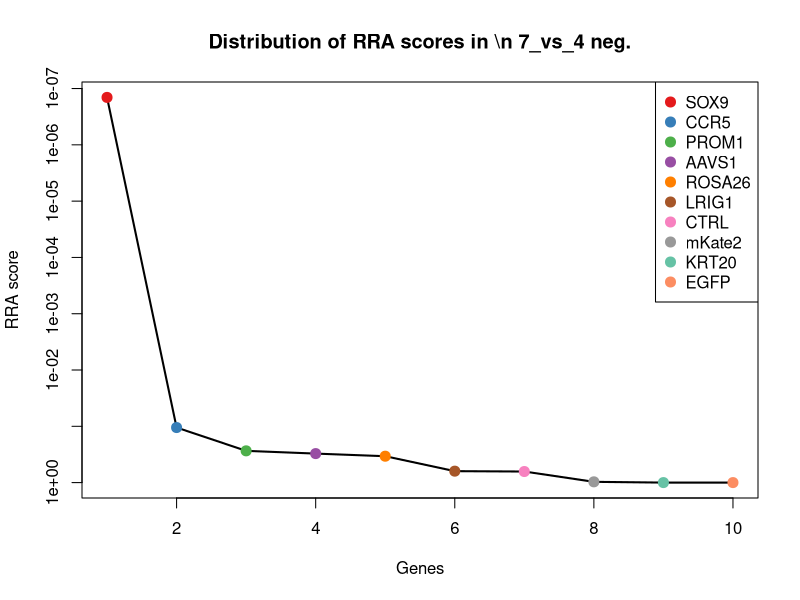
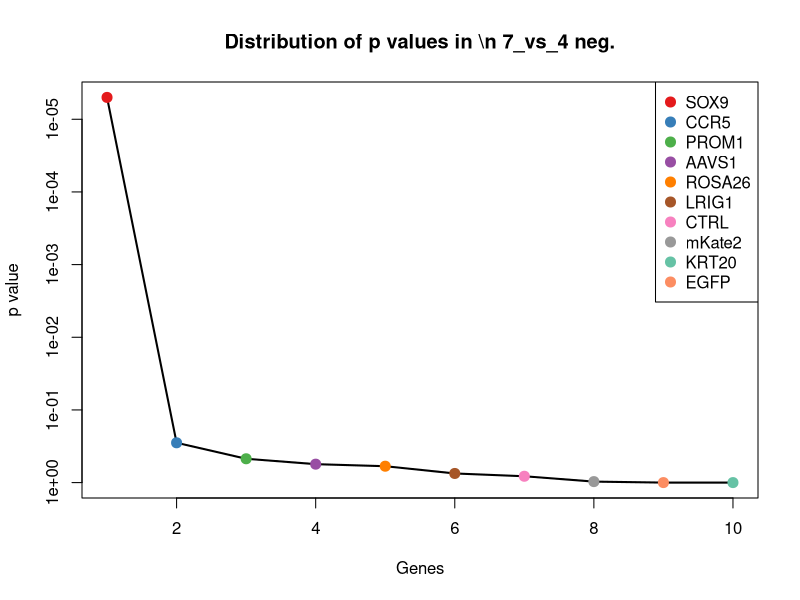
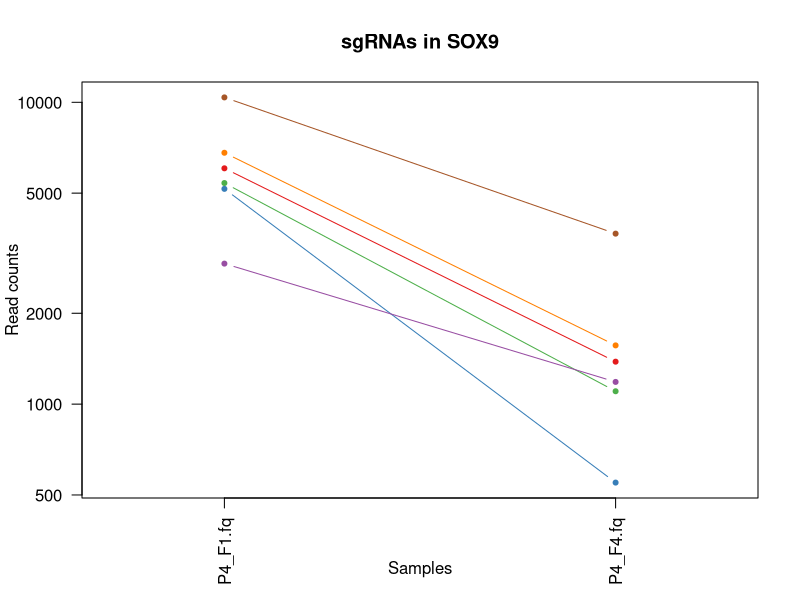
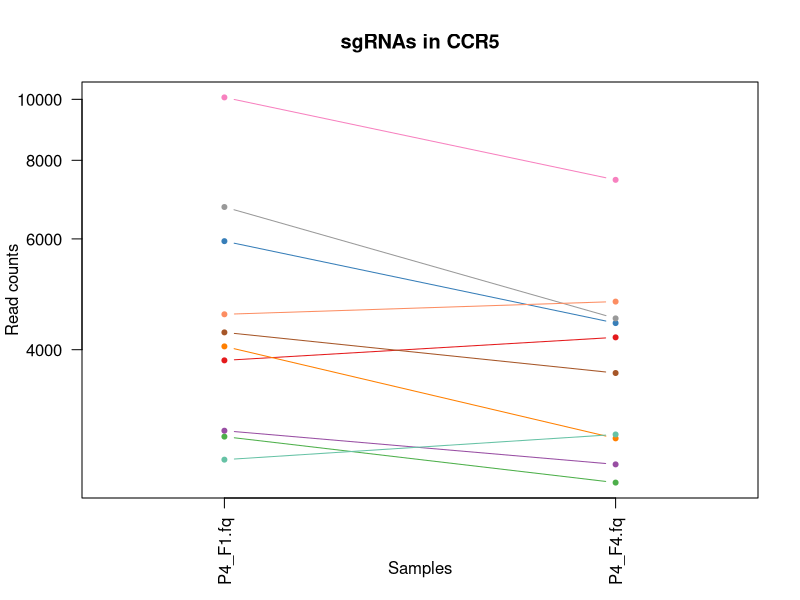
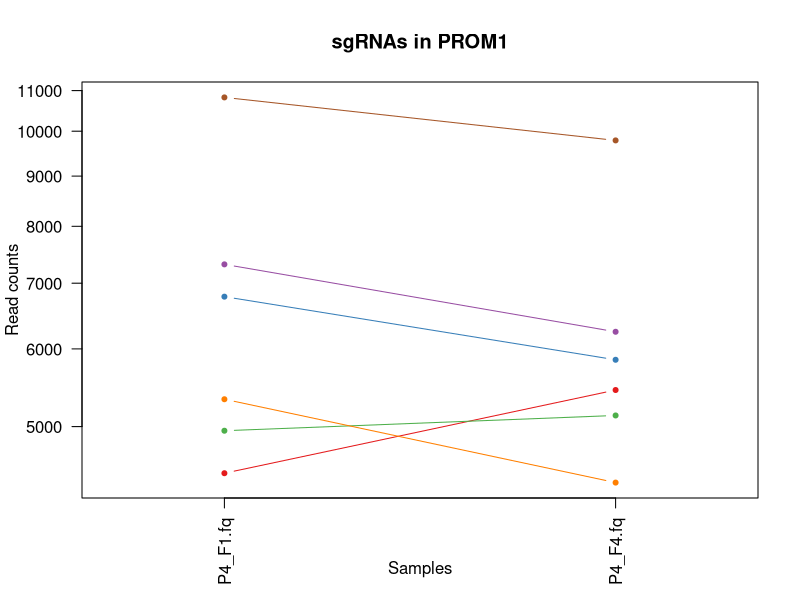
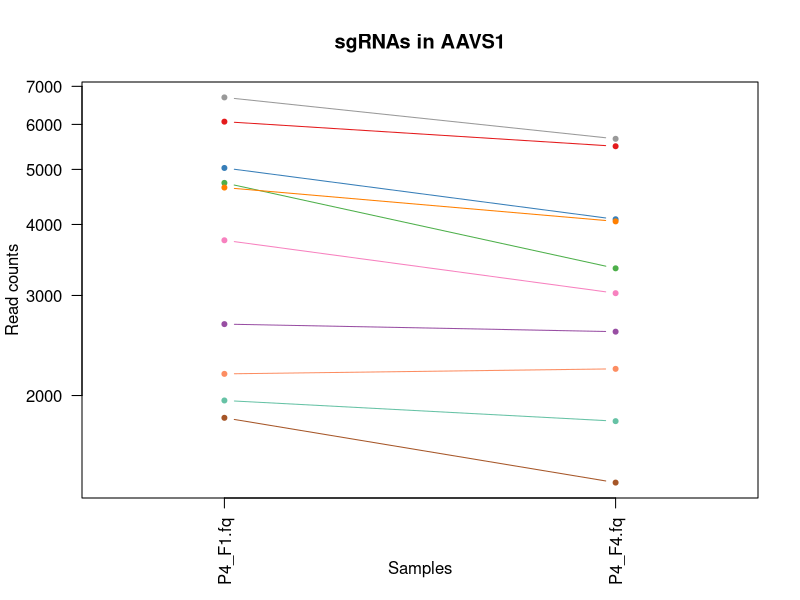
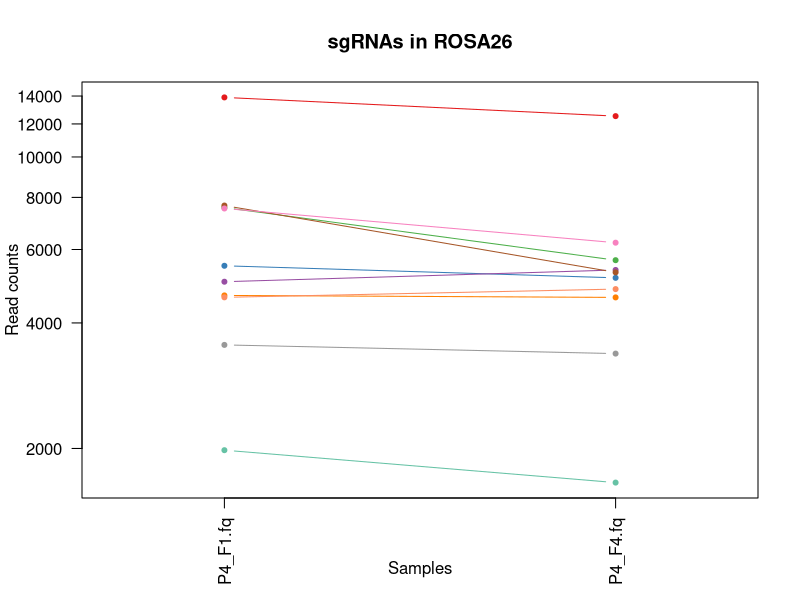
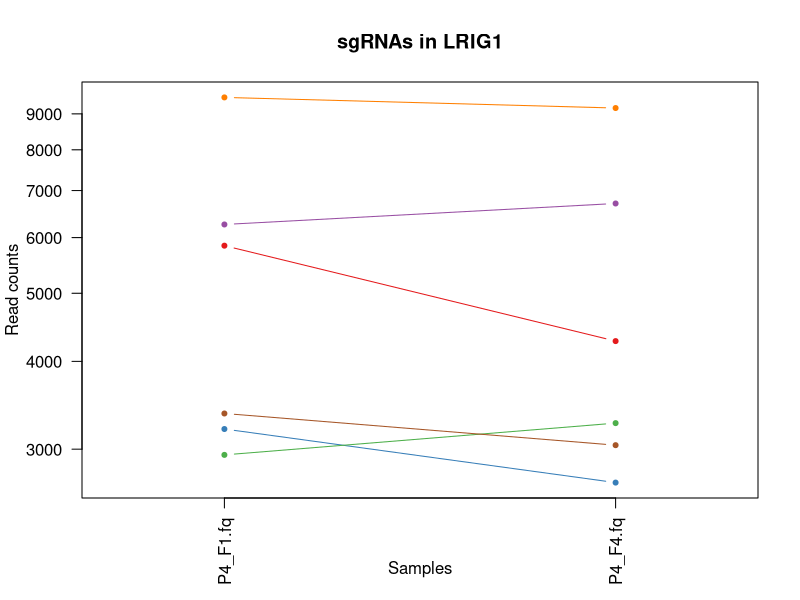

These charts were generated, in order, by the following R code: (Note: this script raises an error after producing the figures.)
pdf(file='P4_47_day7.pdf',width=4.5,height=4.5);
gstable=read.table('P4_47_day7.gene_summary.txt',header=T)
# 
#
# parameters
# Do not modify the variables beginning with "__"

# gstablename='__GENE_SUMMARY_FILE__'
startindex=3
# outputfile='__OUTPUT_FILE__'
targetgenelist=c("SOX9","CCR5","PROM1","AAVS1","ROSA26","LRIG1","CTRL","mKate2","KRT20","EGFP")
# samplelabel=sub('.\\w+.\\w+$','',colnames(gstable)[startindex]);
samplelabel='7_vs_4 neg.'


# You need to write some codes in front of this code:
# gstable=read.table(gstablename,header=T)
# pdf(file=outputfile,width=6,height=6)


# set up color using RColorBrewer
#library(RColorBrewer)
#colors <- brewer.pal(length(targetgenelist), "Set1")

colors=c( "#E41A1C", "#377EB8", "#4DAF4A", "#984EA3", "#FF7F00",  "#A65628", "#F781BF",
          "#999999", "#66C2A5", "#FC8D62", "#8DA0CB", "#E78AC3", "#A6D854", "#FFD92F", "#E5C494", "#B3B3B3", 
          "#8DD3C7", "#FFFFB3", "#BEBADA", "#FB8072", "#80B1D3", "#FDB462", "#B3DE69", "#FCCDE5",
          "#D9D9D9", "#BC80BD", "#CCEBC5", "#FFED6F")

######
# function definition

plotrankedvalues<-function(val, tglist, ...){
  
  plot(val,log='y',ylim=c(max(val),min(val)),type='l',lwd=2, ...)
  if(length(tglist)>0){
    for(i in 1:length(tglist)){
      targetgene=tglist[i];
      tx=which(names(val)==targetgene);ty=val[targetgene];
      points(tx,ty,col=colors[(i %% length(colors)) ],cex=2,pch=20)
      # text(tx+50,ty,targetgene,col=colors[i])
    }
    legend('topright',tglist,pch=20,pt.cex = 2,cex=1,col=colors)
  }
}



plotrandvalues<-function(val,targetgenelist, ...){
  # choose the one with the best distance distribution
  
  mindiffvalue=0;
  randval=val;
  for(i in 1:20){
    randval0=sample(val)
    vindex=sort(which(names(randval0) %in% targetgenelist))
    if(max(vindex)>0.9*length(val)){
      # print('pass...')
      next;
    }
    mindiffind=min(diff(vindex));
    if (mindiffind > mindiffvalue){
      mindiffvalue=mindiffind;
      randval=randval0;
      # print(paste('Diff: ',mindiffvalue))
    }
  }
  plot(randval,log='y',ylim=c(max(randval),min(randval)),pch=20,col='grey', ...)
  
  if(length(targetgenelist)>0){
    for(i in 1:length(targetgenelist)){
      targetgene=targetgenelist[i];
      tx=which(names(randval)==targetgene);ty=randval[targetgene];
      points(tx,ty,col=colors[(i %% length(colors)) ],cex=2,pch=20)
      text(tx+50,ty,targetgene,col=colors[i])
    }
  }
  
}




# set.seed(1235)



pvec=gstable[,startindex]
names(pvec)=gstable[,'id']
pvec=sort(pvec);

plotrankedvalues(pvec,targetgenelist,xlab='Genes',ylab='RRA score',main=paste('Distribution of RRA scores in \\n',samplelabel))

# plotrandvalues(pvec,targetgenelist,xlab='Genes',ylab='RRA score',main=paste('Distribution of RRA scores in \\n',samplelabel))


pvec=gstable[,startindex+1]
names(pvec)=gstable[,'id']
pvec=sort(pvec);

plotrankedvalues(pvec,targetgenelist,xlab='Genes',ylab='p value',main=paste('Distribution of p values in \\n',samplelabel))

# plotrandvalues(pvec,targetgenelist,xlab='Genes',ylab='p value',main=paste('Distribution of p values in \\n',samplelabel))



# you need to write after this code:
# dev.off()






# parameters
# Do not modify the variables beginning with "__"
targetmat=list(c(6041.917047520258,1381.3101052782354),c(5165.199057194795,548.5346988469527),c(5399.753299304707,1102.0560767743323),c(2919.771251630396,1183.505168421304),c(6802.7881255841185,1564.1550048938864),c(10378.31010896692,3670.1958031941563))
targetgene="SOX9"
collabel=c("P4_F1.fq","P4_F4.fq")

# set up color using RColorBrewer
#library(RColorBrewer)
#colors <- brewer.pal(length(targetgenelist), "Set1")

colors=c( "#E41A1C", "#377EB8", "#4DAF4A", "#984EA3", "#FF7F00",  "#A65628", "#F781BF",
          "#999999", "#66C2A5", "#FC8D62", "#8DA0CB", "#E78AC3", "#A6D854", "#FFD92F", "#E5C494", "#B3B3B3", 
          "#8DD3C7", "#FFFFB3", "#BEBADA", "#FB8072", "#80B1D3", "#FDB462", "#B3DE69", "#FCCDE5",
          "#D9D9D9", "#BC80BD", "#CCEBC5", "#FFED6F")


## code

targetmatvec=unlist(targetmat)+1
yrange=range(targetmatvec[targetmatvec>0]);
# yrange[1]=1; # set the minimum value to 1
for(i in 1:length(targetmat)){
  vali=targetmat[[i]]+1;
  if(i==1){
    plot(1:length(vali),vali,type='b',las=1,pch=20,main=paste('sgRNAs in',targetgene),ylab='Read counts',xlab='Samples',xlim=c(0.7,length(vali)+0.3),ylim = yrange,col=colors[(i %% length(colors))],xaxt='n',log='y')
    axis(1,at=1:length(vali),labels=(collabel),las=2)
    # lines(0:100,rep(1,101),col='black');
  }else{
    lines(1:length(vali),vali,type='b',pch=20,col=colors[(i %% length(colors))])
  }
}




# parameters
# Do not modify the variables beginning with "__"
targetmat=list(c(3845.8314453265416,4183.823748478121),c(5949.668580348982,4408.224307097329),c(2909.0446856802473,2458.4327866504336),c(2972.6889769844615,2627.979875384946),c(4047.4908851893315,2890.6116402874263),c(4260.591995398947,3671.8580295542984),c(10069.385009602645,7446.774093437418),c(6742.0042518666105,4484.686719663874),c(2673.775339173659,2932.1672992909835),c(4552.354589242983,4768.9274272482035))
targetgene="CCR5"
collabel=c("P4_F1.fq","P4_F4.fq")

# set up color using RColorBrewer
#library(RColorBrewer)
#colors <- brewer.pal(length(targetgenelist), "Set1")

colors=c( "#E41A1C", "#377EB8", "#4DAF4A", "#984EA3", "#FF7F00",  "#A65628", "#F781BF",
          "#999999", "#66C2A5", "#FC8D62", "#8DA0CB", "#E78AC3", "#A6D854", "#FFD92F", "#E5C494", "#B3B3B3", 
          "#8DD3C7", "#FFFFB3", "#BEBADA", "#FB8072", "#80B1D3", "#FDB462", "#B3DE69", "#FCCDE5",
          "#D9D9D9", "#BC80BD", "#CCEBC5", "#FFED6F")


## code

targetmatvec=unlist(targetmat)+1
yrange=range(targetmatvec[targetmatvec>0]);
# yrange[1]=1; # set the minimum value to 1
for(i in 1:length(targetmat)){
  vali=targetmat[[i]]+1;
  if(i==1){
    plot(1:length(vali),vali,type='b',las=1,pch=20,main=paste('sgRNAs in',targetgene),ylab='Read counts',xlab='Samples',xlim=c(0.7,length(vali)+0.3),ylim = yrange,col=colors[(i %% length(colors))],xaxt='n',log='y')
    axis(1,at=1:length(vali),labels=(collabel),las=2)
    # lines(0:100,rep(1,101),col='black');
  }else{
    lines(1:length(vali),vali,type='b',pch=20,col=colors[(i %% length(colors))])
  }
}




# parameters
# Do not modify the variables beginning with "__"
targetmat=list(c(4480.844149575327,5447.115782186254),c(6781.334993683821,5847.712334980544),c(4950.667738191827,5131.292773759221),c(7315.517978001212,6244.984435054549),c(5330.388172827081,4383.290911695195),c(10824.535252493093,9785.526582157607))
targetgene="PROM1"
collabel=c("P4_F1.fq","P4_F4.fq")

# set up color using RColorBrewer
#library(RColorBrewer)
#colors <- brewer.pal(length(targetgenelist), "Set1")

colors=c( "#E41A1C", "#377EB8", "#4DAF4A", "#984EA3", "#FF7F00",  "#A65628", "#F781BF",
          "#999999", "#66C2A5", "#FC8D62", "#8DA0CB", "#E78AC3", "#A6D854", "#FFD92F", "#E5C494", "#B3B3B3", 
          "#8DD3C7", "#FFFFB3", "#BEBADA", "#FB8072", "#80B1D3", "#FDB462", "#B3DE69", "#FCCDE5",
          "#D9D9D9", "#BC80BD", "#CCEBC5", "#FFED6F")


## code

targetmatvec=unlist(targetmat)+1
yrange=range(targetmatvec[targetmatvec>0]);
# yrange[1]=1; # set the minimum value to 1
for(i in 1:length(targetmat)){
  vali=targetmat[[i]]+1;
  if(i==1){
    plot(1:length(vali),vali,type='b',las=1,pch=20,main=paste('sgRNAs in',targetgene),ylab='Read counts',xlab='Samples',xlim=c(0.7,length(vali)+0.3),ylim = yrange,col=colors[(i %% length(colors))],xaxt='n',log='y')
    axis(1,at=1:length(vali),labels=(collabel),las=2)
    # lines(0:100,rep(1,101),col='black');
  }else{
    lines(1:length(vali),vali,type='b',pch=20,col=colors[(i %% length(colors))])
  }
}




# parameters
# Do not modify the variables beginning with "__"
targetmat=list(c(6065.515492610585,5490.333667549954),c(5027.899013032896,4084.090166869584),c(4732.560897205476,3347.7238893265535),c(2670.1998171902765,2589.7486691016734),c(4643.887952017582,4049.1834133065963),c(1826.376629111935,1404.5812743202273),c(3750.722560568559,3026.9142018190933),c(6691.946944099252,5658.218529924324),c(1959.3860468937753,1801.8533743942326),c(2182.498618656862,2227.3833225906565))
targetgene="AAVS1"
collabel=c("P4_F1.fq","P4_F4.fq")

# set up color using RColorBrewer
#library(RColorBrewer)
#colors <- brewer.pal(length(targetgenelist), "Set1")

colors=c( "#E41A1C", "#377EB8", "#4DAF4A", "#984EA3", "#FF7F00",  "#A65628", "#F781BF",
          "#999999", "#66C2A5", "#FC8D62", "#8DA0CB", "#E78AC3", "#A6D854", "#FFD92F", "#E5C494", "#B3B3B3", 
          "#8DD3C7", "#FFFFB3", "#BEBADA", "#FB8072", "#80B1D3", "#FDB462", "#B3DE69", "#FCCDE5",
          "#D9D9D9", "#BC80BD", "#CCEBC5", "#FFED6F")


## code

targetmatvec=unlist(targetmat)+1
yrange=range(targetmatvec[targetmatvec>0]);
# yrange[1]=1; # set the minimum value to 1
for(i in 1:length(targetmat)){
  vali=targetmat[[i]]+1;
  if(i==1){
    plot(1:length(vali),vali,type='b',las=1,pch=20,main=paste('sgRNAs in',targetgene),ylab='Read counts',xlab='Samples',xlim=c(0.7,length(vali)+0.3),ylim = yrange,col=colors[(i %% length(colors))],xaxt='n',log='y')
    axis(1,at=1:length(vali),labels=(collabel),las=2)
    # lines(0:100,rep(1,101),col='black');
  }else{
    lines(1:length(vali),vali,type='b',pch=20,col=colors[(i %% length(colors))])
  }
}




# parameters
# Do not modify the variables beginning with "__"
targetmat=list(c(13892.333114235538,12528.200076392372),c(5482.705409319188,5129.630547399079),c(7560.083681664596,5654.89407720404),c(5020.74796906613,5357.355558738571),c(4654.614517967731,4604.367017594118),c(7645.896209265783,5287.542051612595),c(7522.898253037415,6228.362171453126),c(3541.912076739003,3375.9817374489726),c(1980.1240743973956,1655.5774547017118),c(4605.987418993725,4820.4564444126145))
targetgene="ROSA26"
collabel=c("P4_F1.fq","P4_F4.fq")

# set up color using RColorBrewer
#library(RColorBrewer)
#colors <- brewer.pal(length(targetgenelist), "Set1")

colors=c( "#E41A1C", "#377EB8", "#4DAF4A", "#984EA3", "#FF7F00",  "#A65628", "#F781BF",
          "#999999", "#66C2A5", "#FC8D62", "#8DA0CB", "#E78AC3", "#A6D854", "#FFD92F", "#E5C494", "#B3B3B3", 
          "#8DD3C7", "#FFFFB3", "#BEBADA", "#FB8072", "#80B1D3", "#FDB462", "#B3DE69", "#FCCDE5",
          "#D9D9D9", "#BC80BD", "#CCEBC5", "#FFED6F")


## code

targetmatvec=unlist(targetmat)+1
yrange=range(targetmatvec[targetmatvec>0]);
# yrange[1]=1; # set the minimum value to 1
for(i in 1:length(targetmat)){
  vali=targetmat[[i]]+1;
  if(i==1){
    plot(1:length(vali),vali,type='b',las=1,pch=20,main=paste('sgRNAs in',targetgene),ylab='Read counts',xlab='Samples',xlim=c(0.7,length(vali)+0.3),ylim = yrange,col=colors[(i %% length(colors))],xaxt='n',log='y')
    axis(1,at=1:length(vali),labels=(collabel),las=2)
    # lines(0:100,rep(1,101),col='black');
  }else{
    lines(1:length(vali),vali,type='b',pch=20,col=colors[(i %% length(colors))])
  }
}




# parameters
# Do not modify the variables beginning with "__"
targetmat=list(c(5842.402920847498,4273.583971925804),c(3203.6676971109905,2687.8200243500683),c(2943.3696967207225,3266.2747976795818),c(6262.884306093316,6708.7455895342455),c(9497.301492261398,9172.165055265106),c(3371.0021259333053,3038.549786340089))
targetgene="LRIG1"
collabel=c("P4_F1.fq","P4_F4.fq")

# set up color using RColorBrewer
#library(RColorBrewer)
#colors <- brewer.pal(length(targetgenelist), "Set1")

colors=c( "#E41A1C", "#377EB8", "#4DAF4A", "#984EA3", "#FF7F00",  "#A65628", "#F781BF",
          "#999999", "#66C2A5", "#FC8D62", "#8DA0CB", "#E78AC3", "#A6D854", "#FFD92F", "#E5C494", "#B3B3B3", 
          "#8DD3C7", "#FFFFB3", "#BEBADA", "#FB8072", "#80B1D3", "#FDB462", "#B3DE69", "#FCCDE5",
          "#D9D9D9", "#BC80BD", "#CCEBC5", "#FFED6F")


## code

targetmatvec=unlist(targetmat)+1
yrange=range(targetmatvec[targetmatvec>0]);
# yrange[1]=1; # set the minimum value to 1
for(i in 1:length(targetmat)){
  vali=targetmat[[i]]+1;
  if(i==1){
    plot(1:length(vali),vali,type='b',las=1,pch=20,main=paste('sgRNAs in',targetgene),ylab='Read counts',xlab='Samples',xlim=c(0.7,length(vali)+0.3),ylim = yrange,col=colors[(i %% length(colors))],xaxt='n',log='y')
    axis(1,at=1:length(vali),labels=(collabel),las=2)
    # lines(0:100,rep(1,101),col='black');
  }else{
    lines(1:length(vali),vali,type='b',pch=20,col=colors[(i %% length(colors))])
  }
}




# parameters
# Do not modify the variables beginning with "__"
targetmat=list(c(4048.205989586008,3512.2842989806395),c(3760.018917725354,4082.4279405094417),c(13770.050262403845,11078.738690348302),c(2151.0340252030933,2004.6449903315906),c(3993.8580554385894,4177.174843037552),c(8632.02517228276,7155.884480412519),c(5163.053744004766,4476.375587863163),c(4737.566627982213,4138.943636754279),c(4000.2939950086784,3803.1739120055386),c(6640.459427538539,6956.417317195445))
targetgene="CTRL"
collabel=c("P4_F1.fq","P4_F4.fq")

# set up color using RColorBrewer
#library(RColorBrewer)
#colors <- brewer.pal(length(targetgenelist), "Set1")

colors=c( "#E41A1C", "#377EB8", "#4DAF4A", "#984EA3", "#FF7F00",  "#A65628", "#F781BF",
          "#999999", "#66C2A5", "#FC8D62", "#8DA0CB", "#E78AC3", "#A6D854", "#FFD92F", "#E5C494", "#B3B3B3", 
          "#8DD3C7", "#FFFFB3", "#BEBADA", "#FB8072", "#80B1D3", "#FDB462", "#B3DE69", "#FCCDE5",
          "#D9D9D9", "#BC80BD", "#CCEBC5", "#FFED6F")


## code

targetmatvec=unlist(targetmat)+1
yrange=range(targetmatvec[targetmatvec>0]);
# yrange[1]=1; # set the minimum value to 1
for(i in 1:length(targetmat)){
  vali=targetmat[[i]]+1;
  if(i==1){
    plot(1:length(vali),vali,type='b',las=1,pch=20,main=paste('sgRNAs in',targetgene),ylab='Read counts',xlab='Samples',xlim=c(0.7,length(vali)+0.3),ylim = yrange,col=colors[(i %% length(colors))],xaxt='n',log='y')
    axis(1,at=1:length(vali),labels=(collabel),las=2)
    # lines(0:100,rep(1,101),col='black');
  }else{
    lines(1:length(vali),vali,type='b',pch=20,col=colors[(i %% length(colors))])
  }
}




# parameters
# Do not modify the variables beginning with "__"
targetmat=list(c(2829.6680976491493,2639.615459905942),c(3667.770450554078,3711.751462197713),c(3890.883022317165,3863.014060970661),c(3550.493329499122,3090.0788035045002),c(3264.451570828498,2900.58499844828),c(6321.522866620793,6042.192819117191))
targetgene="mKate2"
collabel=c("P4_F1.fq","P4_F4.fq")

# set up color using RColorBrewer
#library(RColorBrewer)
#colors <- brewer.pal(length(targetgenelist), "Set1")

colors=c( "#E41A1C", "#377EB8", "#4DAF4A", "#984EA3", "#FF7F00",  "#A65628", "#F781BF",
          "#999999", "#66C2A5", "#FC8D62", "#8DA0CB", "#E78AC3", "#A6D854", "#FFD92F", "#E5C494", "#B3B3B3", 
          "#8DD3C7", "#FFFFB3", "#BEBADA", "#FB8072", "#80B1D3", "#FDB462", "#B3DE69", "#FCCDE5",
          "#D9D9D9", "#BC80BD", "#CCEBC5", "#FFED6F")


## code

targetmatvec=unlist(targetmat)+1
yrange=range(targetmatvec[targetmatvec>0]);
# yrange[1]=1; # set the minimum value to 1
for(i in 1:length(targetmat)){
  vali=targetmat[[i]]+1;
  if(i==1){
    plot(1:length(vali),vali,type='b',las=1,pch=20,main=paste('sgRNAs in',targetgene),ylab='Read counts',xlab='Samples',xlim=c(0.7,length(vali)+0.3),ylim = yrange,col=colors[(i %% length(colors))],xaxt='n',log='y')
    axis(1,at=1:length(vali),labels=(collabel),las=2)
    # lines(0:100,rep(1,101),col='black');
  }else{
    lines(1:length(vali),vali,type='b',pch=20,col=colors[(i %% length(colors))])
  }
}




# parameters
# Do not modify the variables beginning with "__"
targetmat=list(c(886.7294518789348,4785.549690849627),c(1192.079029259826,6584.0786125235745),c(883.8690342922285,5791.196638735707),c(446.94024792285023,2578.1130845806774),c(1380.866589982438,8312.794027071546),c(1081.2378477749592,3746.6582157607013))
targetgene="KRT20"
collabel=c("P4_F1.fq","P4_F4.fq")

# set up color using RColorBrewer
#library(RColorBrewer)
#colors <- brewer.pal(length(targetgenelist), "Set1")

colors=c( "#E41A1C", "#377EB8", "#4DAF4A", "#984EA3", "#FF7F00",  "#A65628", "#F781BF",
          "#999999", "#66C2A5", "#FC8D62", "#8DA0CB", "#E78AC3", "#A6D854", "#FFD92F", "#E5C494", "#B3B3B3", 
          "#8DD3C7", "#FFFFB3", "#BEBADA", "#FB8072", "#80B1D3", "#FDB462", "#B3DE69", "#FCCDE5",
          "#D9D9D9", "#BC80BD", "#CCEBC5", "#FFED6F")


## code

targetmatvec=unlist(targetmat)+1
yrange=range(targetmatvec[targetmatvec>0]);
# yrange[1]=1; # set the minimum value to 1
for(i in 1:length(targetmat)){
  vali=targetmat[[i]]+1;
  if(i==1){
    plot(1:length(vali),vali,type='b',las=1,pch=20,main=paste('sgRNAs in',targetgene),ylab='Read counts',xlab='Samples',xlim=c(0.7,length(vali)+0.3),ylim = yrange,col=colors[(i %% length(colors))],xaxt='n',log='y')
    axis(1,at=1:length(vali),labels=(collabel),las=2)
    # lines(0:100,rep(1,101),col='black');
  }else{
    lines(1:length(vali),vali,type='b',pch=20,col=colors[(i %% length(colors))])
  }
}




# parameters
# Do not modify the variables beginning with "__"
targetmat=list(c(474.82931939323606,7149.23557497195),c(687.2153252061745,8688.457184463701),c(293.1928026373897,4227.04163384182),c(380.4355390319301,3661.884671393445),c(559.9267425977467,7410.205113514288),c(2463.5346465507505,7943.7797751199605))
targetgene="EGFP"
collabel=c("P4_F1.fq","P4_F4.fq")

# set up color using RColorBrewer
#library(RColorBrewer)
#colors <- brewer.pal(length(targetgenelist), "Set1")

colors=c( "#E41A1C", "#377EB8", "#4DAF4A", "#984EA3", "#FF7F00",  "#A65628", "#F781BF",
          "#999999", "#66C2A5", "#FC8D62", "#8DA0CB", "#E78AC3", "#A6D854", "#FFD92F", "#E5C494", "#B3B3B3", 
          "#8DD3C7", "#FFFFB3", "#BEBADA", "#FB8072", "#80B1D3", "#FDB462", "#B3DE69", "#FCCDE5",
          "#D9D9D9", "#BC80BD", "#CCEBC5", "#FFED6F")


## code

targetmatvec=unlist(targetmat)+1
yrange=range(targetmatvec[targetmatvec>0]);
# yrange[1]=1; # set the minimum value to 1
for(i in 1:length(targetmat)){
  vali=targetmat[[i]]+1;
  if(i==1){
    plot(1:length(vali),vali,type='b',las=1,pch=20,main=paste('sgRNAs in',targetgene),ylab='Read counts',xlab='Samples',xlim=c(0.7,length(vali)+0.3),ylim = yrange,col=colors[(i %% length(colors))],xaxt='n',log='y')
    axis(1,at=1:length(vali),labels=(collabel),las=2)
    # lines(0:100,rep(1,101),col='black');
  }else{
    lines(1:length(vali),vali,type='b',pch=20,col=colors[(i %% length(colors))])
  }
}



# 
#
# parameters
# Do not modify the variables beginning with "__"

# gstablename='__GENE_SUMMARY_FILE__'
startindex=9
# outputfile='__OUTPUT_FILE__'
targetgenelist=c("EGFP","KRT20","PROM1","LRIG1","CCR5","CTRL","mKate2","ROSA26","AAVS1","SOX9")
# samplelabel=sub('.\\w+.\\w+$','',colnames(gstable)[startindex]);
samplelabel='7_vs_4 pos.'


# You need to write some codes in front of this code:
# gstable=read.table(gstablename,header=T)
# pdf(file=outputfile,width=6,height=6)


# set up color using RColorBrewer
#library(RColorBrewer)
#colors <- brewer.pal(length(targetgenelist), "Set1")

colors=c( "#E41A1C", "#377EB8", "#4DAF4A", "#984EA3", "#FF7F00",  "#A65628", "#F781BF",
          "#999999", "#66C2A5", "#FC8D62", "#8DA0CB", "#E78AC3", "#A6D854", "#FFD92F", "#E5C494", "#B3B3B3", 
          "#8DD3C7", "#FFFFB3", "#BEBADA", "#FB8072", "#80B1D3", "#FDB462", "#B3DE69", "#FCCDE5",
          "#D9D9D9", "#BC80BD", "#CCEBC5", "#FFED6F")

######
# function definition

plotrankedvalues<-function(val, tglist, ...){
  
  plot(val,log='y',ylim=c(max(val),min(val)),type='l',lwd=2, ...)
  if(length(tglist)>0){
    for(i in 1:length(tglist)){
      targetgene=tglist[i];
      tx=which(names(val)==targetgene);ty=val[targetgene];
      points(tx,ty,col=colors[(i %% length(colors)) ],cex=2,pch=20)
      # text(tx+50,ty,targetgene,col=colors[i])
    }
    legend('topright',tglist,pch=20,pt.cex = 2,cex=1,col=colors)
  }
}



plotrandvalues<-function(val,targetgenelist, ...){
  # choose the one with the best distance distribution
  
  mindiffvalue=0;
  randval=val;
  for(i in 1:20){
    randval0=sample(val)
    vindex=sort(which(names(randval0) %in% targetgenelist))
    if(max(vindex)>0.9*length(val)){
      # print('pass...')
      next;
    }
    mindiffind=min(diff(vindex));
    if (mindiffind > mindiffvalue){
      mindiffvalue=mindiffind;
      randval=randval0;
      # print(paste('Diff: ',mindiffvalue))
    }
  }
  plot(randval,log='y',ylim=c(max(randval),min(randval)),pch=20,col='grey', ...)
  
  if(length(targetgenelist)>0){
    for(i in 1:length(targetgenelist)){
      targetgene=targetgenelist[i];
      tx=which(names(randval)==targetgene);ty=randval[targetgene];
      points(tx,ty,col=colors[(i %% length(colors)) ],cex=2,pch=20)
      text(tx+50,ty,targetgene,col=colors[i])
    }
  }
  
}




# set.seed(1235)



pvec=gstable[,startindex]
names(pvec)=gstable[,'id']
pvec=sort(pvec);

plotrankedvalues(pvec,targetgenelist,xlab='Genes',ylab='RRA score',main=paste('Distribution of RRA scores in \\n',samplelabel))

# plotrandvalues(pvec,targetgenelist,xlab='Genes',ylab='RRA score',main=paste('Distribution of RRA scores in \\n',samplelabel))


pvec=gstable[,startindex+1]
names(pvec)=gstable[,'id']
pvec=sort(pvec);

plotrankedvalues(pvec,targetgenelist,xlab='Genes',ylab='p value',main=paste('Distribution of p values in \\n',samplelabel))

# plotrandvalues(pvec,targetgenelist,xlab='Genes',ylab='p value',main=paste('Distribution of p values in \\n',samplelabel))



# you need to write after this code:
# dev.off()






# parameters
# Do not modify the variables beginning with "__"
targetmat=list(c(474.82931939323606,7149.23557497195),c(687.2153252061745,8688.457184463701),c(293.1928026373897,4227.04163384182),c(380.4355390319301,3661.884671393445),c(559.9267425977467,7410.205113514288),c(2463.5346465507505,7943.7797751199605))
targetgene="EGFP"
collabel=c("P4_F1.fq","P4_F4.fq")

# set up color using RColorBrewer
#library(RColorBrewer)
#colors <- brewer.pal(length(targetgenelist), "Set1")

colors=c( "#E41A1C", "#377EB8", "#4DAF4A", "#984EA3", "#FF7F00",  "#A65628", "#F781BF",
          "#999999", "#66C2A5", "#FC8D62", "#8DA0CB", "#E78AC3", "#A6D854", "#FFD92F", "#E5C494", "#B3B3B3", 
          "#8DD3C7", "#FFFFB3", "#BEBADA", "#FB8072", "#80B1D3", "#FDB462", "#B3DE69", "#FCCDE5",
          "#D9D9D9", "#BC80BD", "#CCEBC5", "#FFED6F")


## code

targetmatvec=unlist(targetmat)+1
yrange=range(targetmatvec[targetmatvec>0]);
# yrange[1]=1; # set the minimum value to 1
for(i in 1:length(targetmat)){
  vali=targetmat[[i]]+1;
  if(i==1){
    plot(1:length(vali),vali,type='b',las=1,pch=20,main=paste('sgRNAs in',targetgene),ylab='Read counts',xlab='Samples',xlim=c(0.7,length(vali)+0.3),ylim = yrange,col=colors[(i %% length(colors))],xaxt='n',log='y')
    axis(1,at=1:length(vali),labels=(collabel),las=2)
    # lines(0:100,rep(1,101),col='black');
  }else{
    lines(1:length(vali),vali,type='b',pch=20,col=colors[(i %% length(colors))])
  }
}




# parameters
# Do not modify the variables beginning with "__"
targetmat=list(c(886.7294518789348,4785.549690849627),c(1192.079029259826,6584.0786125235745),c(883.8690342922285,5791.196638735707),c(446.94024792285023,2578.1130845806774),c(1380.866589982438,8312.794027071546),c(1081.2378477749592,3746.6582157607013))
targetgene="KRT20"
collabel=c("P4_F1.fq","P4_F4.fq")

# set up color using RColorBrewer
#library(RColorBrewer)
#colors <- brewer.pal(length(targetgenelist), "Set1")

colors=c( "#E41A1C", "#377EB8", "#4DAF4A", "#984EA3", "#FF7F00",  "#A65628", "#F781BF",
          "#999999", "#66C2A5", "#FC8D62", "#8DA0CB", "#E78AC3", "#A6D854", "#FFD92F", "#E5C494", "#B3B3B3", 
          "#8DD3C7", "#FFFFB3", "#BEBADA", "#FB8072", "#80B1D3", "#FDB462", "#B3DE69", "#FCCDE5",
          "#D9D9D9", "#BC80BD", "#CCEBC5", "#FFED6F")


## code

targetmatvec=unlist(targetmat)+1
yrange=range(targetmatvec[targetmatvec>0]);
# yrange[1]=1; # set the minimum value to 1
for(i in 1:length(targetmat)){
  vali=targetmat[[i]]+1;
  if(i==1){
    plot(1:length(vali),vali,type='b',las=1,pch=20,main=paste('sgRNAs in',targetgene),ylab='Read counts',xlab='Samples',xlim=c(0.7,length(vali)+0.3),ylim = yrange,col=colors[(i %% length(colors))],xaxt='n',log='y')
    axis(1,at=1:length(vali),labels=(collabel),las=2)
    # lines(0:100,rep(1,101),col='black');
  }else{
    lines(1:length(vali),vali,type='b',pch=20,col=colors[(i %% length(colors))])
  }
}




# parameters
# Do not modify the variables beginning with "__"
targetmat=list(c(4480.844149575327,5447.115782186254),c(6781.334993683821,5847.712334980544),c(4950.667738191827,5131.292773759221),c(7315.517978001212,6244.984435054549),c(5330.388172827081,4383.290911695195),c(10824.535252493093,9785.526582157607))
targetgene="PROM1"
collabel=c("P4_F1.fq","P4_F4.fq")

# set up color using RColorBrewer
#library(RColorBrewer)
#colors <- brewer.pal(length(targetgenelist), "Set1")

colors=c( "#E41A1C", "#377EB8", "#4DAF4A", "#984EA3", "#FF7F00",  "#A65628", "#F781BF",
          "#999999", "#66C2A5", "#FC8D62", "#8DA0CB", "#E78AC3", "#A6D854", "#FFD92F", "#E5C494", "#B3B3B3", 
          "#8DD3C7", "#FFFFB3", "#BEBADA", "#FB8072", "#80B1D3", "#FDB462", "#B3DE69", "#FCCDE5",
          "#D9D9D9", "#BC80BD", "#CCEBC5", "#FFED6F")


## code

targetmatvec=unlist(targetmat)+1
yrange=range(targetmatvec[targetmatvec>0]);
# yrange[1]=1; # set the minimum value to 1
for(i in 1:length(targetmat)){
  vali=targetmat[[i]]+1;
  if(i==1){
    plot(1:length(vali),vali,type='b',las=1,pch=20,main=paste('sgRNAs in',targetgene),ylab='Read counts',xlab='Samples',xlim=c(0.7,length(vali)+0.3),ylim = yrange,col=colors[(i %% length(colors))],xaxt='n',log='y')
    axis(1,at=1:length(vali),labels=(collabel),las=2)
    # lines(0:100,rep(1,101),col='black');
  }else{
    lines(1:length(vali),vali,type='b',pch=20,col=colors[(i %% length(colors))])
  }
}




# parameters
# Do not modify the variables beginning with "__"
targetmat=list(c(5842.402920847498,4273.583971925804),c(3203.6676971109905,2687.8200243500683),c(2943.3696967207225,3266.2747976795818),c(6262.884306093316,6708.7455895342455),c(9497.301492261398,9172.165055265106),c(3371.0021259333053,3038.549786340089))
targetgene="LRIG1"
collabel=c("P4_F1.fq","P4_F4.fq")

# set up color using RColorBrewer
#library(RColorBrewer)
#colors <- brewer.pal(length(targetgenelist), "Set1")

colors=c( "#E41A1C", "#377EB8", "#4DAF4A", "#984EA3", "#FF7F00",  "#A65628", "#F781BF",
          "#999999", "#66C2A5", "#FC8D62", "#8DA0CB", "#E78AC3", "#A6D854", "#FFD92F", "#E5C494", "#B3B3B3", 
          "#8DD3C7", "#FFFFB3", "#BEBADA", "#FB8072", "#80B1D3", "#FDB462", "#B3DE69", "#FCCDE5",
          "#D9D9D9", "#BC80BD", "#CCEBC5", "#FFED6F")


## code

targetmatvec=unlist(targetmat)+1
yrange=range(targetmatvec[targetmatvec>0]);
# yrange[1]=1; # set the minimum value to 1
for(i in 1:length(targetmat)){
  vali=targetmat[[i]]+1;
  if(i==1){
    plot(1:length(vali),vali,type='b',las=1,pch=20,main=paste('sgRNAs in',targetgene),ylab='Read counts',xlab='Samples',xlim=c(0.7,length(vali)+0.3),ylim = yrange,col=colors[(i %% length(colors))],xaxt='n',log='y')
    axis(1,at=1:length(vali),labels=(collabel),las=2)
    # lines(0:100,rep(1,101),col='black');
  }else{
    lines(1:length(vali),vali,type='b',pch=20,col=colors[(i %% length(colors))])
  }
}




# parameters
# Do not modify the variables beginning with "__"
targetmat=list(c(3845.8314453265416,4183.823748478121),c(5949.668580348982,4408.224307097329),c(2909.0446856802473,2458.4327866504336),c(2972.6889769844615,2627.979875384946),c(4047.4908851893315,2890.6116402874263),c(4260.591995398947,3671.8580295542984),c(10069.385009602645,7446.774093437418),c(6742.0042518666105,4484.686719663874),c(2673.775339173659,2932.1672992909835),c(4552.354589242983,4768.9274272482035))
targetgene="CCR5"
collabel=c("P4_F1.fq","P4_F4.fq")

# set up color using RColorBrewer
#library(RColorBrewer)
#colors <- brewer.pal(length(targetgenelist), "Set1")

colors=c( "#E41A1C", "#377EB8", "#4DAF4A", "#984EA3", "#FF7F00",  "#A65628", "#F781BF",
          "#999999", "#66C2A5", "#FC8D62", "#8DA0CB", "#E78AC3", "#A6D854", "#FFD92F", "#E5C494", "#B3B3B3", 
          "#8DD3C7", "#FFFFB3", "#BEBADA", "#FB8072", "#80B1D3", "#FDB462", "#B3DE69", "#FCCDE5",
          "#D9D9D9", "#BC80BD", "#CCEBC5", "#FFED6F")


## code

targetmatvec=unlist(targetmat)+1
yrange=range(targetmatvec[targetmatvec>0]);
# yrange[1]=1; # set the minimum value to 1
for(i in 1:length(targetmat)){
  vali=targetmat[[i]]+1;
  if(i==1){
    plot(1:length(vali),vali,type='b',las=1,pch=20,main=paste('sgRNAs in',targetgene),ylab='Read counts',xlab='Samples',xlim=c(0.7,length(vali)+0.3),ylim = yrange,col=colors[(i %% length(colors))],xaxt='n',log='y')
    axis(1,at=1:length(vali),labels=(collabel),las=2)
    # lines(0:100,rep(1,101),col='black');
  }else{
    lines(1:length(vali),vali,type='b',pch=20,col=colors[(i %% length(colors))])
  }
}




# parameters
# Do not modify the variables beginning with "__"
targetmat=list(c(4048.205989586008,3512.2842989806395),c(3760.018917725354,4082.4279405094417),c(13770.050262403845,11078.738690348302),c(2151.0340252030933,2004.6449903315906),c(3993.8580554385894,4177.174843037552),c(8632.02517228276,7155.884480412519),c(5163.053744004766,4476.375587863163),c(4737.566627982213,4138.943636754279),c(4000.2939950086784,3803.1739120055386),c(6640.459427538539,6956.417317195445))
targetgene="CTRL"
collabel=c("P4_F1.fq","P4_F4.fq")

# set up color using RColorBrewer
#library(RColorBrewer)
#colors <- brewer.pal(length(targetgenelist), "Set1")

colors=c( "#E41A1C", "#377EB8", "#4DAF4A", "#984EA3", "#FF7F00",  "#A65628", "#F781BF",
          "#999999", "#66C2A5", "#FC8D62", "#8DA0CB", "#E78AC3", "#A6D854", "#FFD92F", "#E5C494", "#B3B3B3", 
          "#8DD3C7", "#FFFFB3", "#BEBADA", "#FB8072", "#80B1D3", "#FDB462", "#B3DE69", "#FCCDE5",
          "#D9D9D9", "#BC80BD", "#CCEBC5", "#FFED6F")


## code

targetmatvec=unlist(targetmat)+1
yrange=range(targetmatvec[targetmatvec>0]);
# yrange[1]=1; # set the minimum value to 1
for(i in 1:length(targetmat)){
  vali=targetmat[[i]]+1;
  if(i==1){
    plot(1:length(vali),vali,type='b',las=1,pch=20,main=paste('sgRNAs in',targetgene),ylab='Read counts',xlab='Samples',xlim=c(0.7,length(vali)+0.3),ylim = yrange,col=colors[(i %% length(colors))],xaxt='n',log='y')
    axis(1,at=1:length(vali),labels=(collabel),las=2)
    # lines(0:100,rep(1,101),col='black');
  }else{
    lines(1:length(vali),vali,type='b',pch=20,col=colors[(i %% length(colors))])
  }
}




# parameters
# Do not modify the variables beginning with "__"
targetmat=list(c(2829.6680976491493,2639.615459905942),c(3667.770450554078,3711.751462197713),c(3890.883022317165,3863.014060970661),c(3550.493329499122,3090.0788035045002),c(3264.451570828498,2900.58499844828),c(6321.522866620793,6042.192819117191))
targetgene="mKate2"
collabel=c("P4_F1.fq","P4_F4.fq")

# set up color using RColorBrewer
#library(RColorBrewer)
#colors <- brewer.pal(length(targetgenelist), "Set1")

colors=c( "#E41A1C", "#377EB8", "#4DAF4A", "#984EA3", "#FF7F00",  "#A65628", "#F781BF",
          "#999999", "#66C2A5", "#FC8D62", "#8DA0CB", "#E78AC3", "#A6D854", "#FFD92F", "#E5C494", "#B3B3B3", 
          "#8DD3C7", "#FFFFB3", "#BEBADA", "#FB8072", "#80B1D3", "#FDB462", "#B3DE69", "#FCCDE5",
          "#D9D9D9", "#BC80BD", "#CCEBC5", "#FFED6F")


## code

targetmatvec=unlist(targetmat)+1
yrange=range(targetmatvec[targetmatvec>0]);
# yrange[1]=1; # set the minimum value to 1
for(i in 1:length(targetmat)){
  vali=targetmat[[i]]+1;
  if(i==1){
    plot(1:length(vali),vali,type='b',las=1,pch=20,main=paste('sgRNAs in',targetgene),ylab='Read counts',xlab='Samples',xlim=c(0.7,length(vali)+0.3),ylim = yrange,col=colors[(i %% length(colors))],xaxt='n',log='y')
    axis(1,at=1:length(vali),labels=(collabel),las=2)
    # lines(0:100,rep(1,101),col='black');
  }else{
    lines(1:length(vali),vali,type='b',pch=20,col=colors[(i %% length(colors))])
  }
}




# parameters
# Do not modify the variables beginning with "__"
targetmat=list(c(13892.333114235538,12528.200076392372),c(5482.705409319188,5129.630547399079),c(7560.083681664596,5654.89407720404),c(5020.74796906613,5357.355558738571),c(4654.614517967731,4604.367017594118),c(7645.896209265783,5287.542051612595),c(7522.898253037415,6228.362171453126),c(3541.912076739003,3375.9817374489726),c(1980.1240743973956,1655.5774547017118),c(4605.987418993725,4820.4564444126145))
targetgene="ROSA26"
collabel=c("P4_F1.fq","P4_F4.fq")

# set up color using RColorBrewer
#library(RColorBrewer)
#colors <- brewer.pal(length(targetgenelist), "Set1")

colors=c( "#E41A1C", "#377EB8", "#4DAF4A", "#984EA3", "#FF7F00",  "#A65628", "#F781BF",
          "#999999", "#66C2A5", "#FC8D62", "#8DA0CB", "#E78AC3", "#A6D854", "#FFD92F", "#E5C494", "#B3B3B3", 
          "#8DD3C7", "#FFFFB3", "#BEBADA", "#FB8072", "#80B1D3", "#FDB462", "#B3DE69", "#FCCDE5",
          "#D9D9D9", "#BC80BD", "#CCEBC5", "#FFED6F")


## code

targetmatvec=unlist(targetmat)+1
yrange=range(targetmatvec[targetmatvec>0]);
# yrange[1]=1; # set the minimum value to 1
for(i in 1:length(targetmat)){
  vali=targetmat[[i]]+1;
  if(i==1){
    plot(1:length(vali),vali,type='b',las=1,pch=20,main=paste('sgRNAs in',targetgene),ylab='Read counts',xlab='Samples',xlim=c(0.7,length(vali)+0.3),ylim = yrange,col=colors[(i %% length(colors))],xaxt='n',log='y')
    axis(1,at=1:length(vali),labels=(collabel),las=2)
    # lines(0:100,rep(1,101),col='black');
  }else{
    lines(1:length(vali),vali,type='b',pch=20,col=colors[(i %% length(colors))])
  }
}




# parameters
# Do not modify the variables beginning with "__"
targetmat=list(c(6065.515492610585,5490.333667549954),c(5027.899013032896,4084.090166869584),c(4732.560897205476,3347.7238893265535),c(2670.1998171902765,2589.7486691016734),c(4643.887952017582,4049.1834133065963),c(1826.376629111935,1404.5812743202273),c(3750.722560568559,3026.9142018190933),c(6691.946944099252,5658.218529924324),c(1959.3860468937753,1801.8533743942326),c(2182.498618656862,2227.3833225906565))
targetgene="AAVS1"
collabel=c("P4_F1.fq","P4_F4.fq")

# set up color using RColorBrewer
#library(RColorBrewer)
#colors <- brewer.pal(length(targetgenelist), "Set1")

colors=c( "#E41A1C", "#377EB8", "#4DAF4A", "#984EA3", "#FF7F00",  "#A65628", "#F781BF",
          "#999999", "#66C2A5", "#FC8D62", "#8DA0CB", "#E78AC3", "#A6D854", "#FFD92F", "#E5C494", "#B3B3B3", 
          "#8DD3C7", "#FFFFB3", "#BEBADA", "#FB8072", "#80B1D3", "#FDB462", "#B3DE69", "#FCCDE5",
          "#D9D9D9", "#BC80BD", "#CCEBC5", "#FFED6F")


## code

targetmatvec=unlist(targetmat)+1
yrange=range(targetmatvec[targetmatvec>0]);
# yrange[1]=1; # set the minimum value to 1
for(i in 1:length(targetmat)){
  vali=targetmat[[i]]+1;
  if(i==1){
    plot(1:length(vali),vali,type='b',las=1,pch=20,main=paste('sgRNAs in',targetgene),ylab='Read counts',xlab='Samples',xlim=c(0.7,length(vali)+0.3),ylim = yrange,col=colors[(i %% length(colors))],xaxt='n',log='y')
    axis(1,at=1:length(vali),labels=(collabel),las=2)
    # lines(0:100,rep(1,101),col='black');
  }else{
    lines(1:length(vali),vali,type='b',pch=20,col=colors[(i %% length(colors))])
  }
}




# parameters
# Do not modify the variables beginning with "__"
targetmat=list(c(6041.917047520258,1381.3101052782354),c(5165.199057194795,548.5346988469527),c(5399.753299304707,1102.0560767743323),c(2919.771251630396,1183.505168421304),c(6802.7881255841185,1564.1550048938864),c(10378.31010896692,3670.1958031941563))
targetgene="SOX9"
collabel=c("P4_F1.fq","P4_F4.fq")

# set up color using RColorBrewer
#library(RColorBrewer)
#colors <- brewer.pal(length(targetgenelist), "Set1")

colors=c( "#E41A1C", "#377EB8", "#4DAF4A", "#984EA3", "#FF7F00",  "#A65628", "#F781BF",
          "#999999", "#66C2A5", "#FC8D62", "#8DA0CB", "#E78AC3", "#A6D854", "#FFD92F", "#E5C494", "#B3B3B3", 
          "#8DD3C7", "#FFFFB3", "#BEBADA", "#FB8072", "#80B1D3", "#FDB462", "#B3DE69", "#FCCDE5",
          "#D9D9D9", "#BC80BD", "#CCEBC5", "#FFED6F")


## code

targetmatvec=unlist(targetmat)+1
yrange=range(targetmatvec[targetmatvec>0]);
# yrange[1]=1; # set the minimum value to 1
for(i in 1:length(targetmat)){
  vali=targetmat[[i]]+1;
  if(i==1){
    plot(1:length(vali),vali,type='b',las=1,pch=20,main=paste('sgRNAs in',targetgene),ylab='Read counts',xlab='Samples',xlim=c(0.7,length(vali)+0.3),ylim = yrange,col=colors[(i %% length(colors))],xaxt='n',log='y')
    axis(1,at=1:length(vali),labels=(collabel),las=2)
    # lines(0:100,rep(1,101),col='black');
  }else{
    lines(1:length(vali),vali,type='b',pch=20,col=colors[(i %% length(colors))])
  }
}



dev.off()
Sweave("P4_47_day7_summary.Rnw");
library(tools);

texi2dvi("P4_47_day7_summary.tex",pdf=TRUE);
